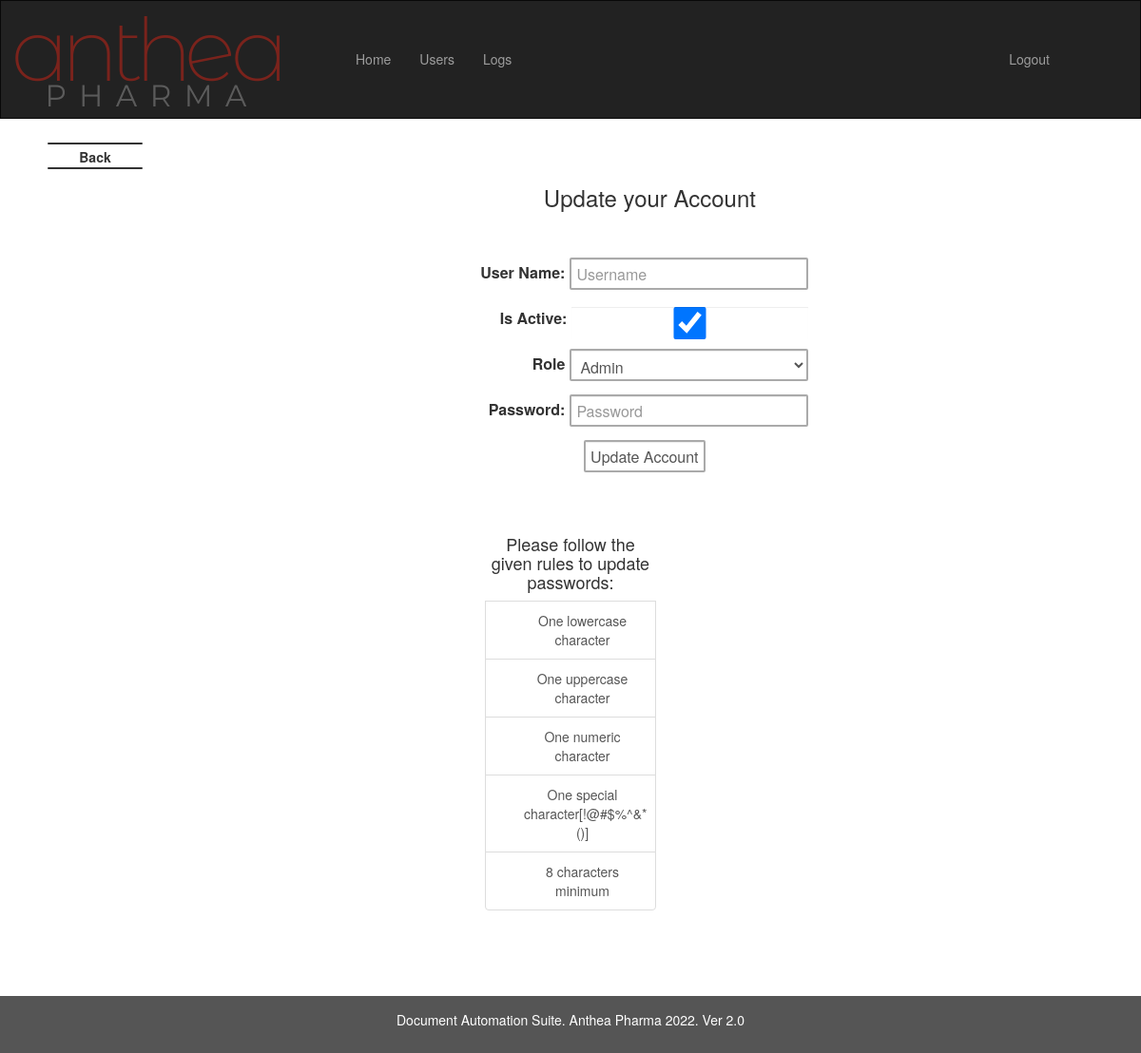
Page /data/2/update (signed in) on the earlier database version.
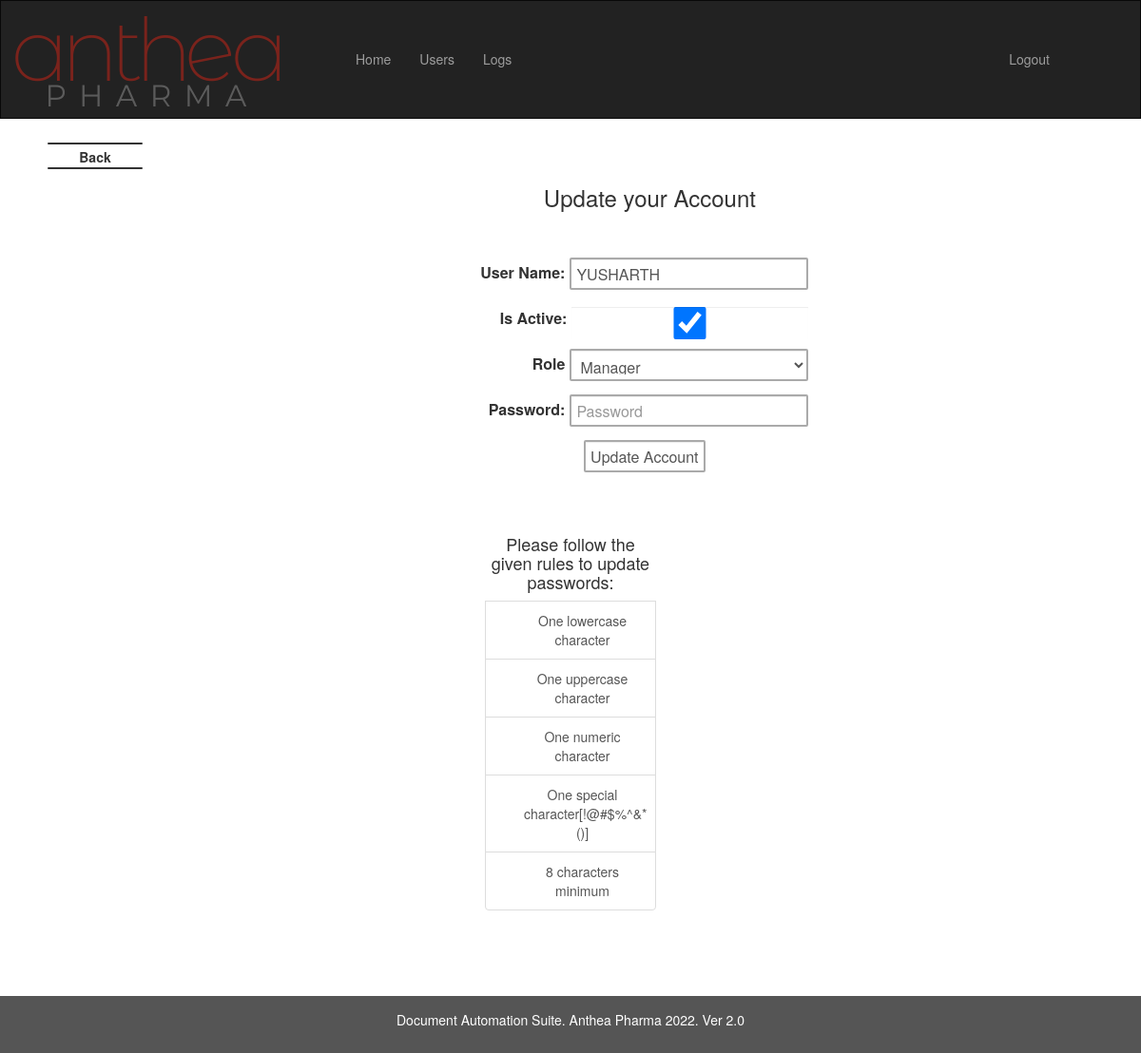
Same page on the later database version.
### imp_calc/models.py (models this page shows, shortened)
class User(db.Model, UserMixin):
    id = db.Column(db.Integer(),primary_key = True)
    is_activate = db.Column(db.Boolean, default=True)
    username = db.Column(db.String(length=12),nullable = False, unique = True)
    role = db.Column(db.String(length=1),nullable=False)
    password_hash = db.Column(db.String(length=60),nullable = False)
    created_at = db.Column(db.DateTime, nullable = False, default= datetime.utcnow)
    logs = relationship("Logs", backref="UserLogs")
    @property
    def is_active(self):
        return self.is_activate
    @property
    def password(self):
        return self.password

### imp_calc/routes.py (the view, shortened to what this page needs)
@app.route('/data/<int:id>/update',methods = ['GET','POST'])
def update(id):
    user = User.query.filter_by(id=id).first()
    if current_user.role=='a':
        form = UpdateFormA(obj=user)
    elif current_user.role=='m':
        form = UpdateFormM(obj=user)
    return render_template('update.html', form = form, user = user)

### imp_calc/forms.py
class UpdateFormA(FlaskForm):
    def validate_password(self, password1):
        if not any(char.isdigit() for char in password1.data):
            raise ValidationError('Password must contain at least one number.')
        if not any(char.isupper() for char in password1.data):
            raise ValidationError('Password must contain at least one uppercase letter.')
        if not any(char.islower() for char in password1.data):
            raise ValidationError('Password must contain at least one lowercase letter.')
        if not re.search(r'[^A-Za-z0-9]', password1.data):
            raise ValidationError('Password must contain at least one special character.')
    username = StringField(label='User Name:', validators = [Length(min=1,max=30), DataRequired()])
    is_activate = BooleanField(label='Is Active:', default=True)
    role = SelectField(label='Role', choices=[('a', 'Admin'), ('m', 'Manager'), ('u', 'User')])
    password1 = PasswordField(label='Password:',validators= [validate_password,Length(min = 6), DataRequired()])
    submit = SubmitField(label='Update Account')

### imp_calc/models.py (called while the page is built)
@login_manager.user_loader
def load_user(user_id):
    return User.query.get(int(user_id))

### imp_calc/templates/update.html (shortened to what this page needs)
{% extends 'admin.html' %}
{% macro render_field(form) %}
{% block main %}
<body class="text-center">
    <div class="container">
      <form id="form" method="POST">
        <h1 class="h3 mb-3 font-weight-normal" style="text-align: center;">
                &nbsp;&nbsp;&nbsp;&nbsp;&nbsp;&nbsp;&nbsp;&nbsp;&nbsp;&nbsp;&nbsp;&nbsp;&nbsp;&nbsp;&nbsp;&nbsp;&nbsp;&nbsp;&nbsp;&nbsp;&nbsp;&nbsp;&nbsp;&nbsp; Update your Account
            </h1>
            <br>
            <br>
        <div class="form-field">
          {{ form.username.label(class="form-label") }}
          {{ form.username(class="form-control", placeholder="Username") }}
        </div>
        <div class="form-field">
          {{ form.is_activate.label(class="form-label") }}
          {{ form.is_activate(id ="control",class="form-control") }}
        </div>
        <div class="form-field">
          {{ form.role.label(class="form-label") }}
          {{ form.role(class="form-control", placeholder="Role") }}
        </div>
        <div class="form-field">
            {{ form.password1.label(class="form-label") }}
            {{ form.password1(class="form-control", placeholder="Password") }}
        </div>
          <div class="form-field" id="submit-update">
            {{ form.submit(class="form-control")}}
          </div>
      </form>
    </div>
<div class="list-group first-init-reply">
    <h4>Please follow the given rules to update passwords:</h4>
  <a href="#" class="list-group-item">
    One lowercase character
  </a>
  <a href="#" class="list-group-item">
    One uppercase character
</a>
  <a href="#" class="list-group-item">
    One numeric character
  </a>
  <a href="#" class="list-group-item">
    One special character[!@#$%^&*()]  </a>
  <a href="#" class="list-group-item">
    8 characters minimum
  </a>
</div>
</body>
<br>
<br>
{% endblock %}
{% endmacro %}<!--

Differences in the rows shown:
added User: username "YUSHARTH", is_activate "☑", role "Manager"
Other differences:
form field is_activate: "☑" → (not shown)
form field role: "Admin" → (not shown)
